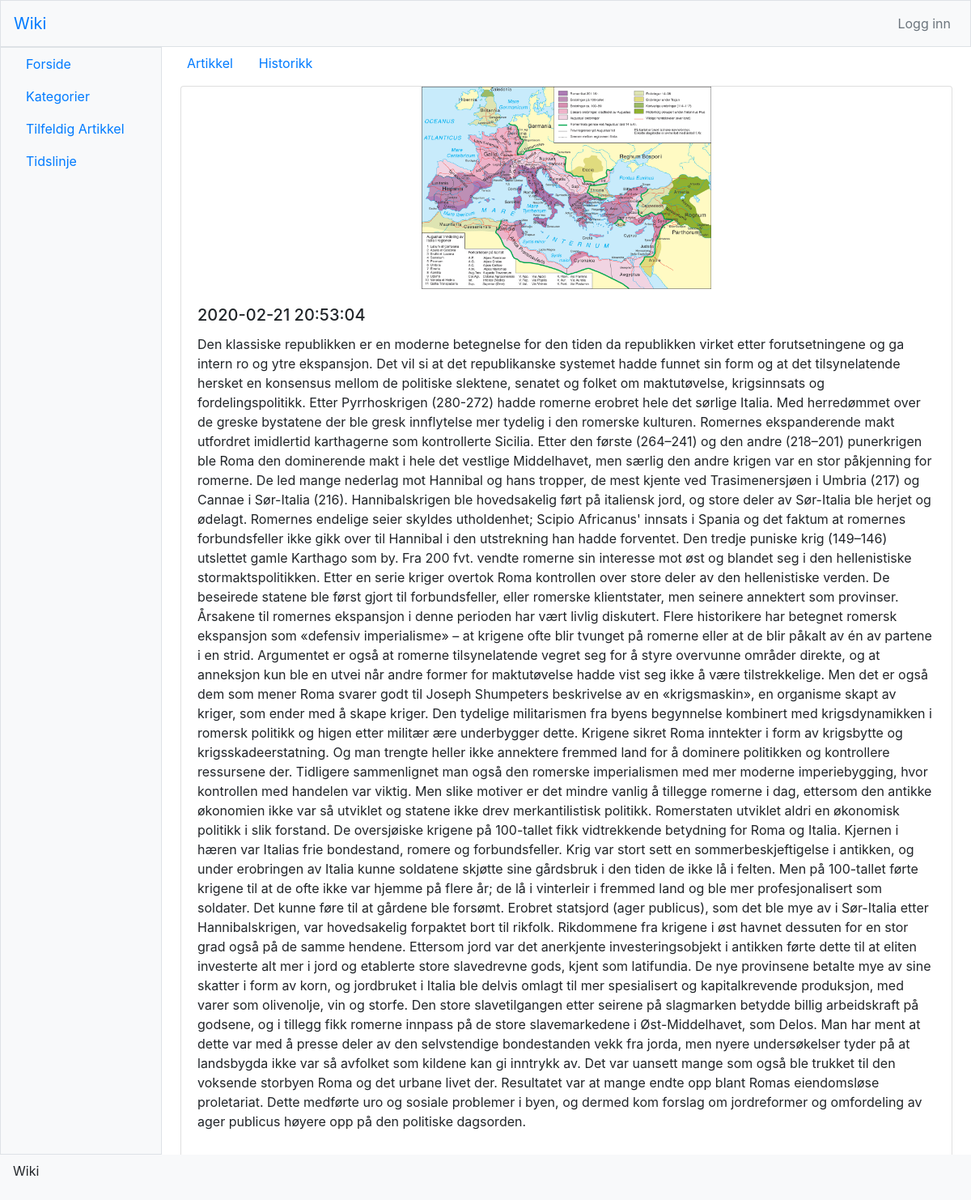
The app's page /artikkelhistorie?id=4 with its own data.
### tables this page shows
CREATE TABLE IF NOT EXISTS `revisions` (
  `RevisionID` int(11) NOT NULL AUTO_INCREMENT,
  `ArticleID` int(11) NOT NULL,
  `Date` timestamp NOT NULL DEFAULT CURRENT_TIMESTAMP,
  `EditType` varchar(55) NOT NULL,
  `UserID` int(11) DEFAULT NULL,
  `TextID` int(11) NOT NULL,
  `mediaID` int(11) DEFAULT NULL,
  PRIMARY KEY (`RevisionID`),
  UNIQUE KEY `RevisionID` (`RevisionID`),
  UNIQUE KEY `TextID` (`TextID`),
  KEY `ArticleID` (`ArticleID`),
  KEY `mediaID` (`mediaID`),
  KEY `UserID` (`UserID`)
);

CREATE TABLE IF NOT EXISTS `media` (
  `MediaID` int(11) NOT NULL AUTO_INCREMENT,
  `Name` varchar(255) NOT NULL,
  `UserID` int(11) NOT NULL,
  `Timestamp` timestamp NOT NULL DEFAULT CURRENT_TIMESTAMP,
  `Privilige` varchar(55) NOT NULL DEFAULT 'default',
  `Path` varchar(255) NOT NULL,
  `Description` text,
  PRIMARY KEY (`MediaID`),
  KEY `UserID` (`UserID`)
);

CREATE TABLE IF NOT EXISTS `text` (
  `TextID` int(11) NOT NULL AUTO_INCREMENT,
  `Content` text,
  PRIMARY KEY (`TextID`)
);

### functions.php (called while the page is built, shortened)
<?php
	function getRevisionMedia($revision){
		$database = connect();
		$mediaQuery = sprintf('SELECT name, path FROM media WHERE mediaid = %s', $revision["mediaid"]);
		$mediaData = $database->query($mediaQuery);
		$media = mysqli_fetch_assoc($mediaData);
		return($media);
	}
	function getRevisionText($revision){
		$database = connect();
		$textQuery = sprintf('SELECT textid, content FROM text WHERE textid = %s', $revision["textid"]);
		$textData = $database->query($textQuery);
		$text = mysqli_fetch_assoc($textData);
		return($text);
	}
	function connect(){
		return(mysqli_connect("localhost","root","","wiki"));
	}
?>

### artikkelhistorie.php (the view, shortened to what this page needs)
<?php
	include("header.php");
	require_once("functions.php");
	$database = connect();
	$articleQuery = sprintf('SELECT name, articleid, categoryid FROM articles WHERE articleid = %s', $_GET["id"]);
	$articleData = $database->query($articleQuery);
	$article = mysqli_fetch_assoc($articleData);
?>
<nav class="nav">
	<a class="nav-link active" href="artikkel?id=<?php echo($article["articleid"]); ?>">Artikkel</a>
	<a class="nav-link" href="artikkelhistorie?id=<?php echo($article["articleid"]); ?>">Historikk</a>
</nav>
<div class="row justify-content-center h-100">
	<?php
		$revisionsQuery = sprintf('SELECT date, textid, mediaid FROM revisions WHERE articleid = "%s"', $_GET["id"]);
		$revisionsData = $database->query($revisionsQuery);
		while($revision = mysqli_fetch_assoc($revisionsData)){
			$image = getRevisionMedia($revision);
		?>
		<div class="col-12">
			<div class="card m-2 h-100">
				<img class="card-img-top" style="height: 250px; object-fit: contain;" src="<?php  echo("/wiki" . $image["path"]); ?>" alt="Card image cap">
				<div class="card-body">
					<?php
						echo(sprintf('<h5 class="card-title"> %s </h5>', $revision["date"]));
						$longText = getRevisionText($revision)["content"];
						echo(sprintf('<p class="card-text">%s</p>', $longText));
					?>
				</div>
			</div>
		</div>
	<?php } ?>
</div>
<?php
	include("footer.php");
?>

### records on screen
revisions: mediaID.Path (picture), Date "2020-02-21 20:53:04", TextID.Content "Den klassiske republikken er en moderne betegnelse for den tiden da republikken virket etter forutsetningene og ga intern ro og ytre ekspansjon. Det vil si at det republikanske systemet hadde funnet sin form og at det tilsynelatende hersket en konsensus mellom de politiske slektene, senatet og folket om maktutøvelse, krigsinnsats og fordelingspolitikk. Etter Pyrrhoskrigen (280-272) hadde romerne erobret hele det sørlige Italia. Med herredømmet over de greske bystatene der ble gresk innflytelse mer tydelig i den romerske kulturen. Romernes ekspanderende makt utfordret imidlertid karthagerne som kontrollerte Sicilia. Etter den første (264–241) og den andre (218–201) punerkrigen ble Roma den…"
